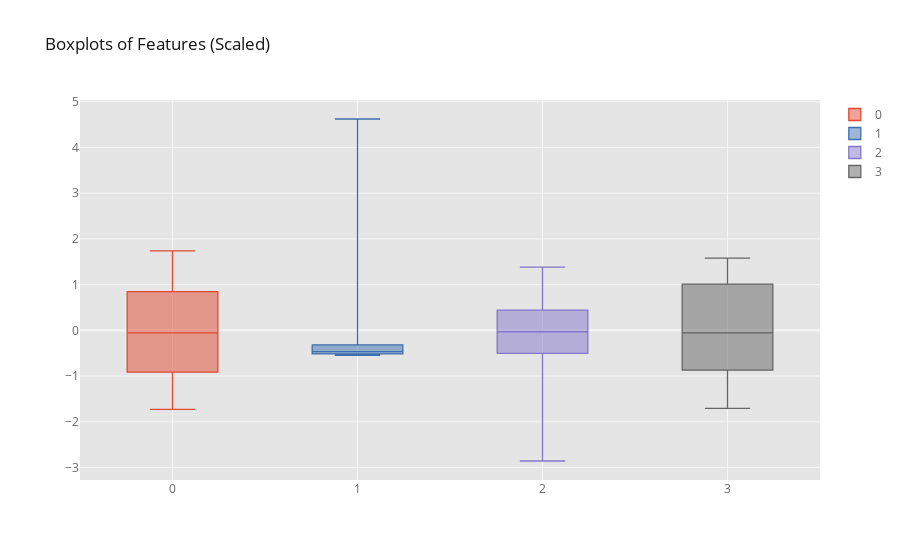

Notebook cell for this chart:
### Markdown cell above
### Scaled

### Code cell
# create scaler object
scaler = StandardScaler()

# define scaled data frame variable

train_scaled = preprocessing.scale(train)
train_scaled = pd.DataFrame(train_scaled)
# plot boxplots using scaled data
train_scaled[:1000].iplot(kind='box', title="Boxplots of Features (Scaled)")

### Figure 1 — Plotly figure (JSON) as saved in the notebook; plotly's stock layout.template omitted (floating-point values rounded to 4 significant figures; data arrays with more than 128 entries replaced by an {"elided": "..."} marker saying what was removed)
{"data": [{"boxpoints": false, "line": {"width": 1.3}, "marker": {"color": "rgba(226, 74, 51, 1.0)"}, "name": "0", "orientation": "v", "type": "box", "y": {"elided": "1000 float values"}}, {"boxpoints": false, "line": {"width": 1.3}, "marker": {"color": "rgba(62, 111, 176, 1.0)"}, "name": "1", "orientation": "v", "type": "box", "y": {"elided": "1000 float values"}}, {"boxpoints": false, "line": {"width": 1.3}, "marker": {"color": "rgba(132, 118, 202, 1.0)"}, "name": "2", "orientation": "v", "type": "box", "y": {"elided": "1000 float values"}}, {"boxpoints": false, "line": {"width": 1.3}, "marker": {"color": "rgba(101, 101, 101, 1.0)"}, "name": "3", "orientation": "v", "type": "box", "y": {"elided": "1000 float values"}}], "layout": {"legend": {"bgcolor": "#FFFFFF", "font": {"color": "#666666"}}, "paper_bgcolor": "#FFFFFF", "plot_bgcolor": "#E5E5E5", "title": {"font": {"color": "#151516"}, "text": "Boxplots of Features (Scaled)"}, "xaxis": {"gridcolor": "#F6F6F6", "showgrid": true, "tickfont": {"color": "#666666"}, "title": {"font": {"color": "#666666"}, "text": ""}, "zerolinecolor": "#F6F6F6"}, "yaxis": {"gridcolor": "#F6F6F6", "showgrid": true, "tickfont": {"color": "#666666"}, "title": {"font": {"color": "#666666"}, "text": ""}, "zerolinecolor": "#F6F6F6"}}}
